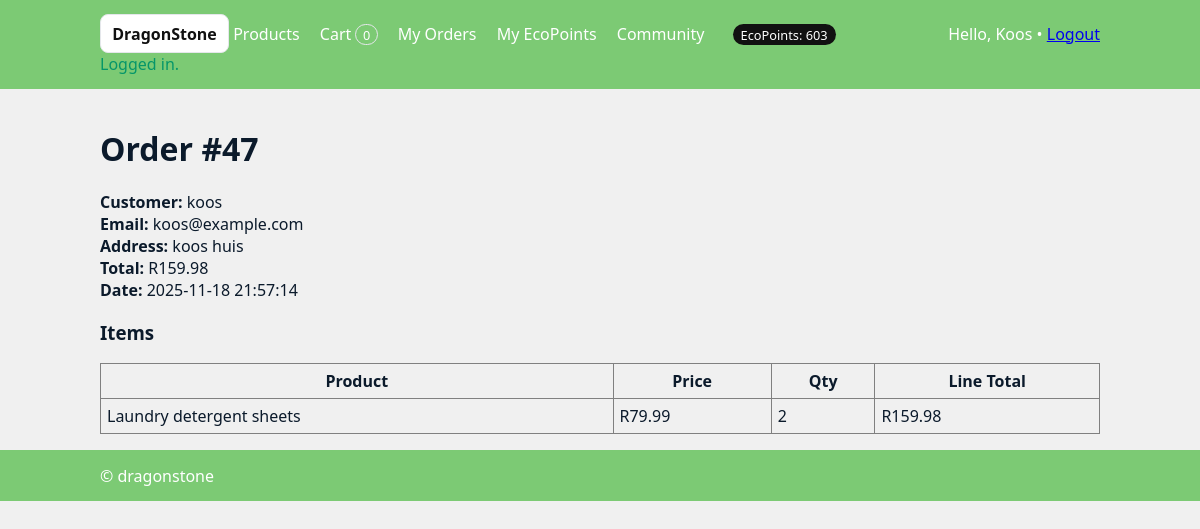
Screenshot of /order.php?id=47 (signed in) with the database file from the repository.
### tables this page shows
CREATE TABLE `orders` (
  `id` int(11) NOT NULL,
  `user_id` int(11) NOT NULL,
  `total_amount` decimal(10,2) NOT NULL,
  `status` enum('pending','paid','shipped','completed','cancelled') NOT NULL DEFAULT 'pending',
  `placed_at` timestamp NOT NULL DEFAULT current_timestamp(),
  `customer_name` varchar(255) NOT NULL,
  `email` varchar(255) NOT NULL,
  `delivery_address` varchar(255) NOT NULL,
  `carbon_grams` decimal(12,2) DEFAULT NULL COMMENT 'Total CO2e grams for this order'
);

CREATE TABLE `order_items` (
  `id` int(11) NOT NULL,
  `order_id` int(11) NOT NULL,
  `product_id` int(11) NOT NULL,
  `qty` int(11) NOT NULL,
  `unit_price` decimal(10,2) NOT NULL,
  `name` varchar(255) NOT NULL
);

### functions.php (called while the page is built, shortened)
<?php
function e($s)
{
  return htmlspecialchars((string)$s, ENT_QUOTES, 'UTF-8');
}
function auth_user()
{
  return $_SESSION['user'] ?? null;
}
function user_find_by_email($email)
{
  global $mysqli, $USE_DB;
  $stmt = mysqli_prepare($mysqli, "SELECT id,name,email,password_hash,role FROM users WHERE email=?");
  mysqli_stmt_bind_param($stmt, "s", $email);
  mysqli_stmt_execute($stmt);
  $res = mysqli_stmt_get_result($stmt);
  return $res ? mysqli_fetch_assoc($res) : null;
}
function order_with_items_for_user($order_id, $user_id)
{
  global $mysqli, $USE_DB;
  $order_id = (int)$order_id;
  $user_id = (int)$user_id;
  $stmt = mysqli_prepare($mysqli, "SELECT id, customer_name, email, delivery_address, total_amount, placed_at
                                   FROM orders WHERE id=? AND user_id=?");
  mysqli_stmt_bind_param($stmt, "ii", $order_id, $user_id);
  mysqli_stmt_execute($stmt);
  $order = mysqli_stmt_get_result($stmt);
  $order = $order ? mysqli_fetch_assoc($order) : null;
  $stmt2 = mysqli_prepare($mysqli, "SELECT product_id, name, unit_price, qty
                                    FROM order_items WHERE order_id=? ORDER BY id ASC");
  mysqli_stmt_bind_param($stmt2, "i", $order_id);
  mysqli_stmt_execute($stmt2);
  $res2 = mysqli_stmt_get_result($stmt2);
  $items = [];
  while ($res2 && ($row = mysqli_fetch_assoc($res2))) $items[] = $row;
  $order['items'] = $items;
  return $order;
}

### config.php (called while the page is built, shortened)
<?php
$USE_DB    = true;
require __DIR__.'/db.php';
require __DIR__.'/functions.php';

### order.php (the view, shortened to what this page needs)
<?php
require __DIR__.'/header.php';
$id = isset($_GET['id']) ? (int)$_GET['id'] : 0;
$me = user_find_by_email(auth_user()['email']);
$uid = $me ? (int)$me['id'] : 0;
$order = ($id && $uid) ? order_with_items_for_user($id, $uid) : null;
?>
<h1>Order #<?= (int)$order['id'] ?></h1>
<p><b>Customer:</b> <?= e($order['customer_name']) ?><br>
<b>Email:</b> <?= e($order['email']) ?><br>
<b>Address:</b> <?= nl2br(e($order['delivery_address'])) ?><br>
<b>Total:</b> R<?= number_format((float)$order['total_amount'],2) ?><br>
<b>Date:</b> <?= e($order['placed_at']) ?></p>
<h3>Items</h3>
<table border="1" cellpadding="6" cellspacing="0" style="border-collapse:collapse;width:100%">
  <tr><th>Product</th><th>Price</th><th>Qty</th><th>Line Total</th></tr>
  <?php foreach($order['items'] as $it): ?>
  <tr>
    <td><?= e($it['name']) ?></td>
    <td>R<?= number_format((float)$it['unit_price'],2) ?></td>
    <td><?= (int)$it['qty'] ?></td>
    <td>R<?= number_format((float)$it['unit_price']*(int)$it['qty'],2) ?></td>
  </tr>
  <?php endforeach; ?>
</table>
<?php require __DIR__.'/footer.php'; ?>

### header.php (style rules this page uses)
:root { --brand:#0ea5e9;--ink:#0b1a2b;--muted:#f6f8fb;--border:#e5e7eb; }
body { margin:0;font-family:system-ui,Segoe UI,Roboto,Arial,sans-serif;color:var(--ink) }
body { background-image: url('https://t4.ftcdn.net/jpg/05/67/48/63/360_F_567486394_PxcgLM8vtZqyH71fpkcpeKLDZfsbTyHO.jpg'); background-size: cover; background-attachment: fixed; background-position: center; background-repeat: no-repeat; background-color: #f0f0f0; }

### rows the page displays
orders: id "47", customer_name "koos", email "koos@example.com", delivery_address "koos huis", total_amount "159.98", placed_at "2025-11-18 21:57:14"
order_items: name "Laundry detergent sheets", unit_price "79.99", qty "2", (float)$it['unit_price']*(int)$it['qty'] "159.98"

### other values shown
array_sum(cart_get() ?: []) "0"
$ecopoints_balance "603"
$u['name'] "Koos"
$m "Logged in."
